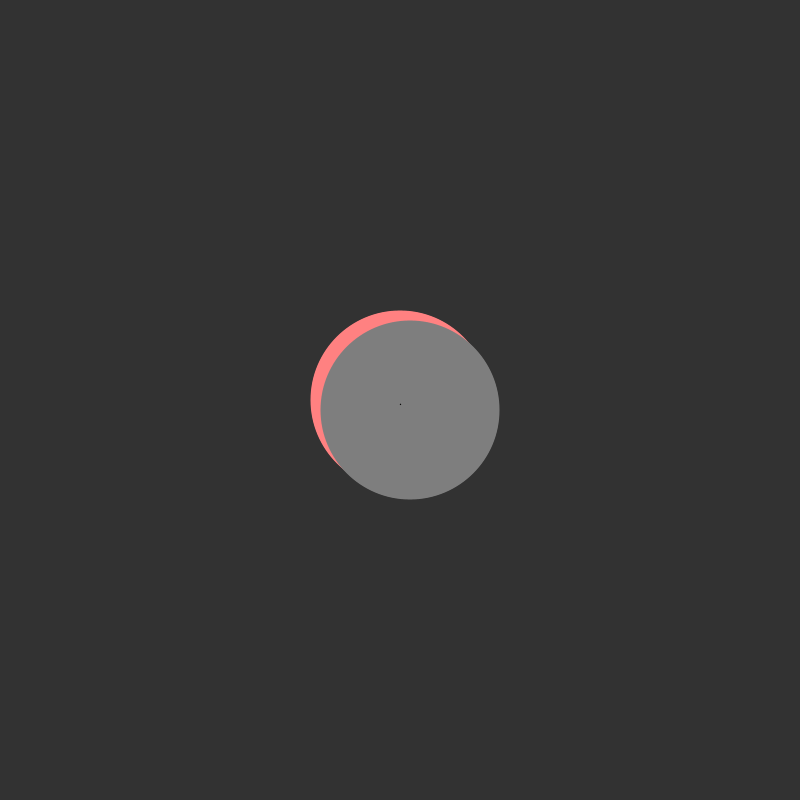
Frame 1 (no input)
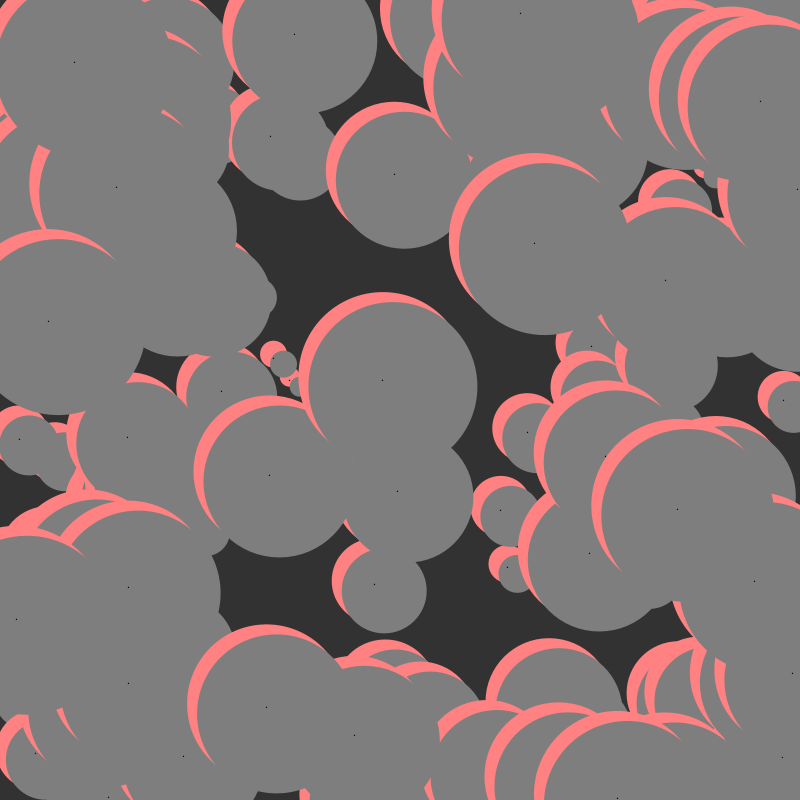
Frame 60 (the mouse pressed at the canvas centre just before this capture)
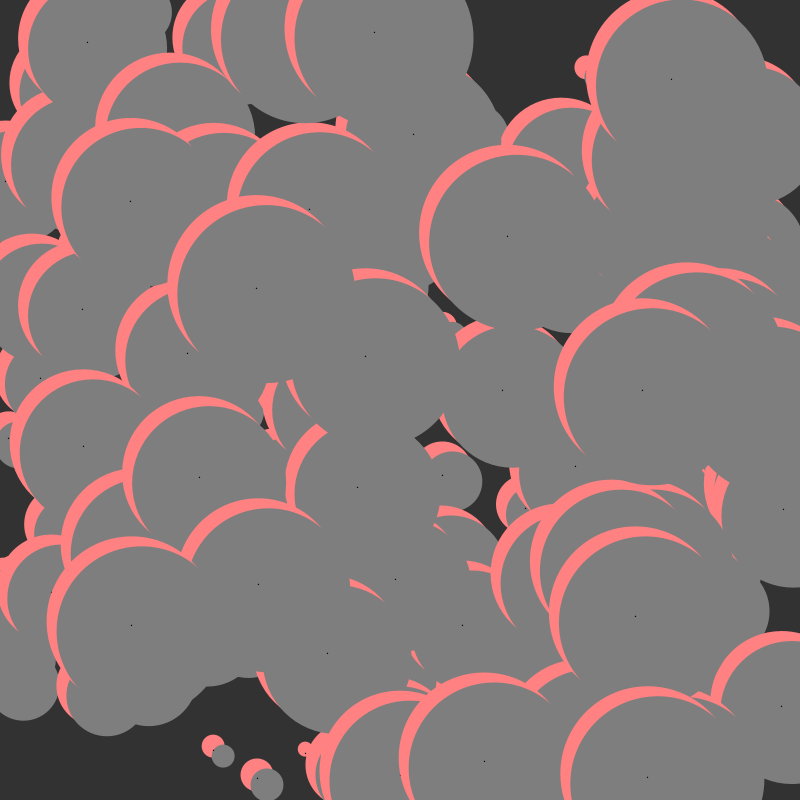
Frame 120 (the mouse held since frame 60 and released just before this capture)

The Processing sketch that drew these frames (run headless with seeded random() and noise(); from frame 60 on, the mouse is pressed at the canvas centre):

// Processing sketch: array_4_changed
// ── array_4_changed.pde
int NUMBALLS = 170;

float[] ballX = new float[NUMBALLS];
float[] ballY = new float[NUMBALLS];
float[] dx = new float[NUMBALLS];
float[] dy = new float[NUMBALLS];

void setup() {
  size(800,800);
  
  noStroke();
  textAlign(CENTER, CENTER);
  
  for (int i = 0; i < NUMBALLS; i++) {
    ballX[i] = width/2;
    ballY[i] = height/2;
    dx[i] = random(-10,10);
    dy[i] = random(-10,10);
    
    //ballX[i] = 0;
    //ballY[i] = map(i,0,NUMBALLS,0,height);
    //dx[i] = map(i,0,NUMBALLS,0,5);
    //dy[i] = 0;
  }
}

void draw() {
  background(50);
  
  for (int i = 0; i < NUMBALLS; i++) {
   // fill(map(i,0,NUMBALLS,50,255));
    
noStroke();
colorMode(HSB, 255);
color c = color(0, 126, 255);
fill(c);
    ellipse(ballX[i], ballY[i], i+10, i+10);
    float value = saturation(c);  // Sets 'value' to 126
fill(value);
 ellipse(ballX[i]+10, ballY[i]+10, i+10, i+10);
    fill(10);
    text(".", ballX[i], ballY[i]);
    ballX[i] += dx[i];
    ballY[i] += dy[i];
    

//rect(15, 20, 35, 60);
    
    
    if (ballX[i] > width || ballX[i] < 0) {
      ballX[i] -= dx[i];
      dx[i] = -dx[i];
    }
    
    if (ballY[i] > height || ballY[i] < 0) {
      ballY[i] -= dy[i];
      dy[i] = -dy[i];
    }
    
  }
}
